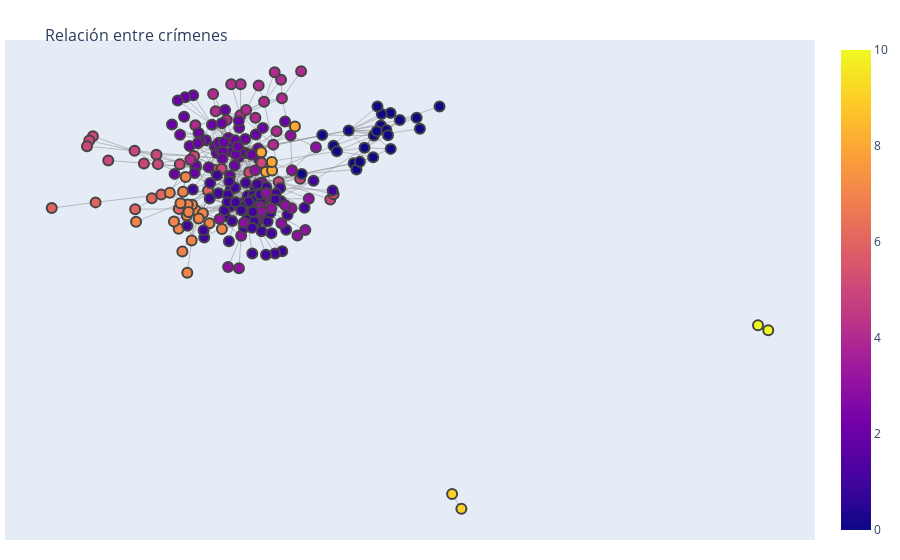

The cell this chart's notebook holds for it:
### Code cell
graph = nx.from_pandas_edgelist(edges_result, source = 'source', target = 'target', edge_attr = 'similarity')

pos_ = nx.spring_layout(graph)
edge_x = []
edge_y = []

for edge in graph.edges():
    
    if graph.edges()[edge]['similarity'] > 0:
        char_1 = edge[0]
        char_2 = edge[1]
        x0, y0 = pos_[char_1]
        x1, y1 = pos_[char_2]
        edge_x.append(x0)
        edge_x.append(x1)
        edge_x.append(None)
        edge_y.append(y0)
        edge_y.append(y1)
        edge_y.append(None)
        
edge_trace = go.Scatter(
    x=edge_x, y=edge_y,
    line=dict(width=0.5, color='#888'),
    hoverinfo='none',
    mode='lines')

node_x = []
node_y = []
community = []
crime_label = []
for node in graph.nodes():
    x, y = pos_[node]
    node_x.append(x)
    node_y.append(y)
    community.append(*nodes_result.loc[nodes_result.Id == node, 'community'].values)
    crime_label.append(node)

node_trace = go.Scatter(
    x= node_x, y= node_y,
    mode='markers',
    hoverinfo='text',
    marker=dict(
        showscale = True,
        color=community,
        size=10,
        line_width=2),
    text = crime_label)

fig = go.Figure(data=[edge_trace, node_trace],
             layout=go.Layout(
                title='<br>Relación entre crímenes </br>',
                titlefont_size=16,
                showlegend=False,
                hovermode='closest',
                margin=dict(b=20,l=5,r=5,t=40),
                xaxis=dict(showgrid=False, zeroline=False, showticklabels=False),
                yaxis=dict(showgrid=False, zeroline=False, showticklabels=False))
                )

fig.show()

### Figure 1 — Plotly figure (JSON) as saved in the notebook; plotly's stock layout.template omitted (floating-point values rounded to 4 significant figures; data arrays with more than 128 entries replaced by an {"elided": "..."} marker saying what was removed)
{"data": [{"hoverinfo": "none", "line": {"color": "#888", "width": 0.5}, "mode": "lines", "type": "scatter", "x": {"elided": "2175 float values"}, "y": {"elided": "2175 float values"}}, {"hoverinfo": "text", "marker": {"color": {"elided": "223 int values"}, "line": {"width": 2}, "showscale": true, "size": 10}, "mode": "markers", "text": {"elided": "223 str values"}, "type": "scatter", "x": {"elided": "223 float values"}, "y": {"elided": "223 float values"}}], "layout": {"hovermode": "closest", "margin": {"b": 20, "l": 5, "r": 5, "t": 40}, "showlegend": false, "title": {"font": {"size": 16}, "text": "<br>Relación entre crímenes </br>"}, "xaxis": {"showgrid": false, "showticklabels": false, "zeroline": false}, "yaxis": {"showgrid": false, "showticklabels": false, "zeroline": false}}}
